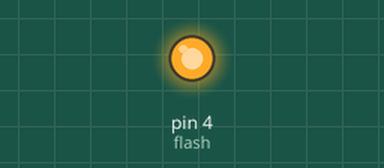
The program below on a simulated MicroPython board. Parts: output pins drawn as LEDs (lit = HIGH). What the program prints to the serial console is not drawn. At 3.3 s the program stops and its outputs stay as they are.

Above: at 0.45 s.
At 3.2 s:
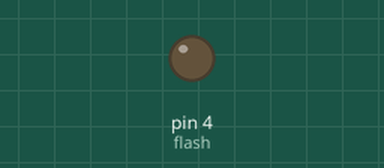
Timing chart, 0 to 4.7 s (numbered marks = the images above):
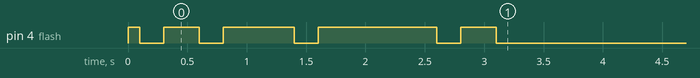

The program:

260928_fy05_patterns_.py
```python
from machine import Pin
import time

flash = Pin(4, Pin.OUT, value=0)
patterns = [100, 300, 600, 1000, 300]

for ms in patterns:
    print("이번 곡:", ms)
    flash.value(1)
    time.sleep_ms(ms)
    flash.value(0)
    time.sleep_ms(200)

print("끝")
```

Measured:
- by itself, pin 4 (flash): LOW → HIGH at 0.00 s, → LOW 0.10 s later, → HIGH 0.20 s later, → LOW 0.30 s later, … (10 changes in this stretch)
